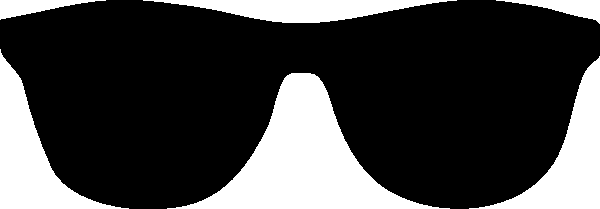
#> input picture media/1.png, 600 x 209 px
$ python hat-and-glasses-filter.py
#> lines starting #> are read from the running program, lines starting #| are printed output that depends on the picture; after the words box and inside, x2 and y2 are one past the last pixel; in counts of white or black regions, pixels touching at a corner belong together
#! /usr/bin/python

import cv2

face_cascade = cv2.CascadeClassifier('data/haarcascade-frontalface-default.xml')
eye_cascade = cv2.CascadeClassifier('data/haarcascade-eye.xml')

# Load the overlay image: glasses.png
imgGlasses = cv2.imread('media/1.png')
#> imgGlasses is the input picture: shape (209, 600, 3); 25.8% white; 6 white regions, box (x1, y1, x2, y2) and area: (167, 73, 450, 209) 13786, (0, 49, 129, 209) 6510, (469, 56, 600, 209) 6171, (143, 0, 457, 23) 3927, (496, 0, 600, 24) 1010, (0, 0, 106, 20) 977
imgHat = cv2.imread('media/hat3.png')
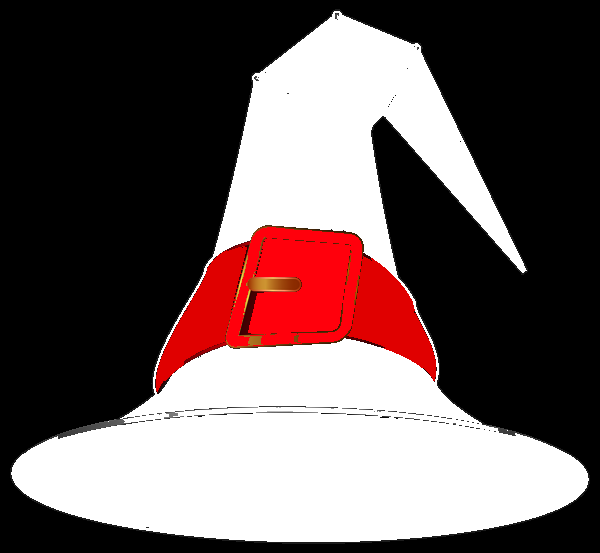
#> input picture media/hat3.png, 600 x 553 px
#> imgHat is the input picture: shape (553, 600, 3); mean B, G, R 90.1, 90.1, 106.4


video_capture = cv2.VideoCapture(0)


while True:
    _, frame = video_capture.read()
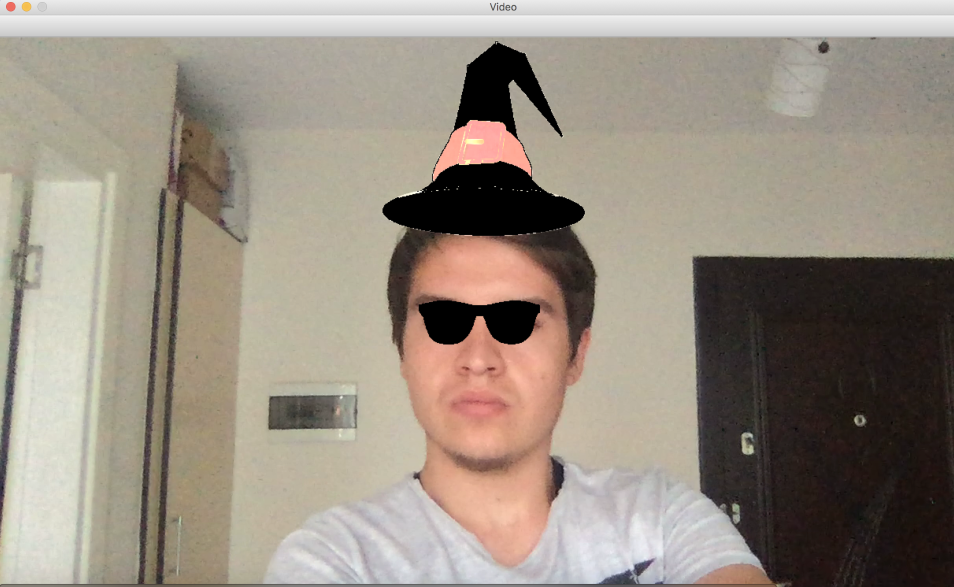
#> input picture hat-and-glasses.png, 1908 x 1174 px, given in place of the camera (shown at 1/2 size)
#> frame is the input picture: shape (1174, 1908, 3); mean B, G, R 130.5, 142.6, 152.5
    gray = cv2.cvtColor(frame, cv2.COLOR_BGR2GRAY)
    faces = face_cascade.detectMultiScale(gray, 1.3, 5, 30)
#> faces = [[735, 486, 447, 447]]


    for (x,y,w,h) in faces:
        # yuzun ust kismi
        hat_frame = frame[0:y, x:x+w]


        hx, hy, _ = hat_frame.shape

        hat = cv2.resize(imgHat, (hy, hx))

        sonuc = cv2.add(hat_frame, hat)

        sonuc_gray = cv2.cvtColor(sonuc, cv2.COLOR_BGR2GRAY)
        hx, hy, _ = sonuc.shape

        for i in range(hx):
            for j in range(hy):
                if sonuc_gray[i][j] == 255:
                    sonuc[i][j] = [0,0,0]

        frame[0:y, x:x+w] = sonuc


        roi_gray = gray[y:y+h, x:x+w]
        roi_color = frame[y:y+h, x:x+w]

        eyes = eye_cascade.detectMultiScale(roi_gray, 1.3 , 10, 10)

        glassesDisplay = False
        totalWdith = 0
        totalHeight = 0
        xStart = 0
        xFinal = 0
        yStart = 0


        for (ex, ey, ew, eh) in eyes:
            if ex > xStart:
                xFinal = ex + eh

            if xStart == 0:
                xStart = ex

            if yStart == 0:
                yStart = ey


            if ex < xStart:
                xStart = ex
            if ey < yStart:
                yStart = ey


            totalWdith = totalWdith + ew
            if totalHeight < eh:
                totalHeight = eh

            x1 = xStart
            x2 = xFinal
            y1 = yStart
            y2 = totalHeight + y1

            glassesWidth = x2 - x1
            glassesHeight = y2 - y1


            if glassesDisplay == True:

                glassesDisplay = False

                glasses = cv2.resize(imgGlasses, (glassesWidth,glassesHeight))

                # Iki gozun genislik ve yuksekliginin icinde kalan alani yakalar.
                roi = roi_color[y1:y2, x1:x2]

                # kopyasini aliyorum, resmi duzeltmek icin kullanacagim
                roi_temp = roi

                # iki resmi birlestir (renkli)
                roi = cv2.add(roi,glasses)

                # birlestirilen resmi gri yap
                roi_gray = cv2.cvtColor(roi, cv2.COLOR_BGR2GRAY)

                # gri resmin boyutlarini al
                x, y = roi_gray.shape

                for i in range(x):
                    for j in range(y):
                        if roi_gray[i][j] == 255:
                            roi[i][j] = roi_temp[i][j]
                        else:
                            roi[i][j] = [0,0,0]

                roi_color[y1:y2, x1:x2] = roi

            glassesDisplay = True
#> this loop made 1 pass
#> (w, h) on pass 1: (447, 447)
#> pass 1, `sonuc_gray = cv2.cvtColor(sonuc, cv2.COLOR_BGR2GRAY)`:
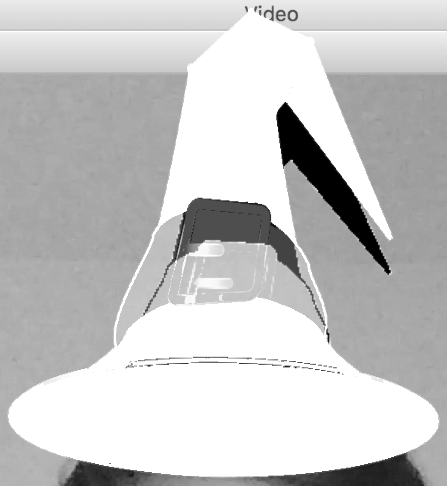
#> sonuc_gray: shape (486, 447); min 0, max 255, mean 198.7
#> after the loop:
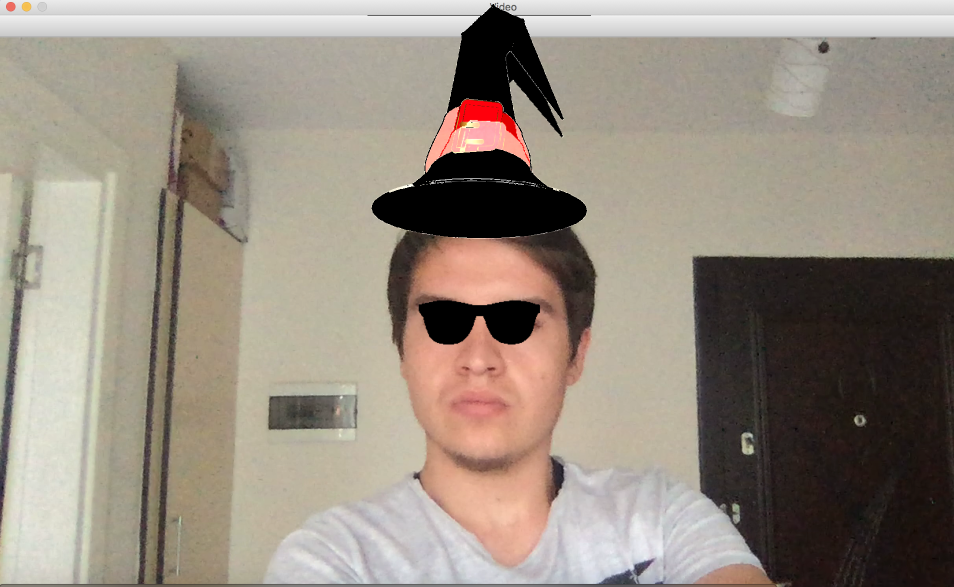
#> frame: shape (1174, 1908, 3) (shown at 1/2 size); 2.09% of pixels changed, all inside (x1, y1, x2, y2) = (735, 7, 1182, 479)
#> after the loop:
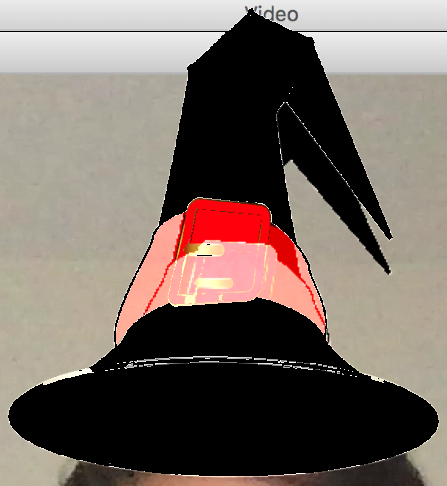
#> hat_frame: shape (486, 447, 3); mean B, G, R 99.4, 106.7, 119
#> after the loop:
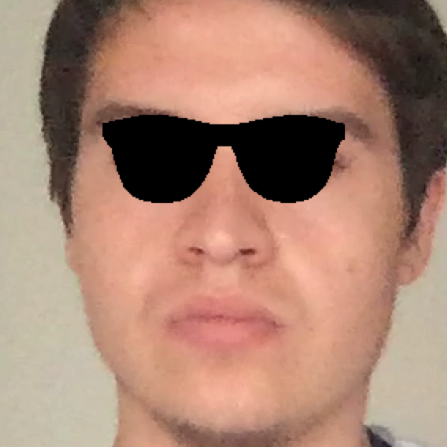
#> roi_color: shape (447, 447, 3); mean B, G, R 114, 131.7, 170.3
#> after the loop:
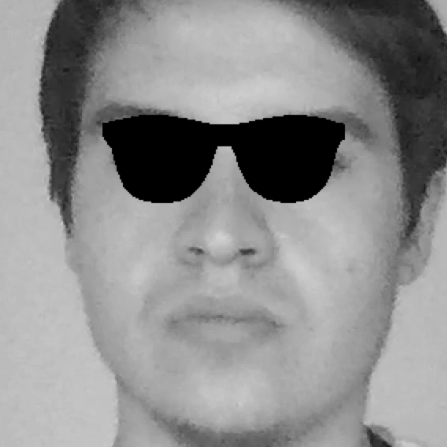
#> roi_gray: shape (447, 447); min 0, max 208, mean 141.2

    cv2.imshow('Video', frame)
    # cv2.waitKey()
    if cv2.waitKey(1) & 0xFF == ord('q'):
#> (key q is pressed here)
        break

video_capture.release()
cv2.destroyAllWindows()
